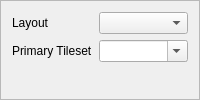
                      <widget class="QFrame" name="frame_Tilesets">
                       <property name="sizePolicy">
                        <sizepolicy hsizetype="Preferred" vsizetype="Fixed">
                         <horstretch>0</horstretch>
                         <verstretch>0</verstretch>
                        </sizepolicy>
                       </property>
                       <property name="frameShape">
                        <enum>QFrame::Shape::StyledPanel</enum>
                       </property>
                       <property name="frameShadow">
                        <enum>QFrame::Shadow::Raised</enum>
                       </property>
                       <layout class="QFormLayout" name="formLayout">
                        <item row="1" column="0">
                         <widget class="QLabel" name="label_PrimaryTileset">
                          <property name="text">
                           <string>Primary Tileset</string>
                          </property>
                         </widget>
                        </item>
                        <item row="1" column="1">
                         <widget class="NoScrollComboBox" name="comboBox_PrimaryTileset">
                          <property name="focusPolicy">
                           <enum>Qt::FocusPolicy::StrongFocus</enum>
                          </property>
                          <property name="toolTip">
                           <string>&lt;html&gt;&lt;head/&gt;&lt;body&gt;&lt;p&gt;Primary Tileset&lt;/p&gt;&lt;p&gt;Defines the first 0x200 metatiles available for the map.&lt;/p&gt;&lt;/body&gt;&lt;/html&gt;</string>
                          </property>
                          <property name="editable">
                           <bool>true</bool>
                          </property>
                          <property name="minimumContentsLength">
                           <number>0</number>
                          </property>
                         </widget>
                        </item>
                        <item row="0" column="1">
                         <widget class="NoScrollComboBox" name="comboBox_LayoutSelector">
                          <property name="minimumContentsLength">
                           <number>0</number>
                          </property>
                         </widget>
                        </item>
                        <item row="0" column="0">
                         <widget class="QLabel" name="label_Layout">
                          <property name="text">
                           <string>Layout</string>
                          </property>
                         </widget>
                        </item>
                       </layout>
                      </widget>
